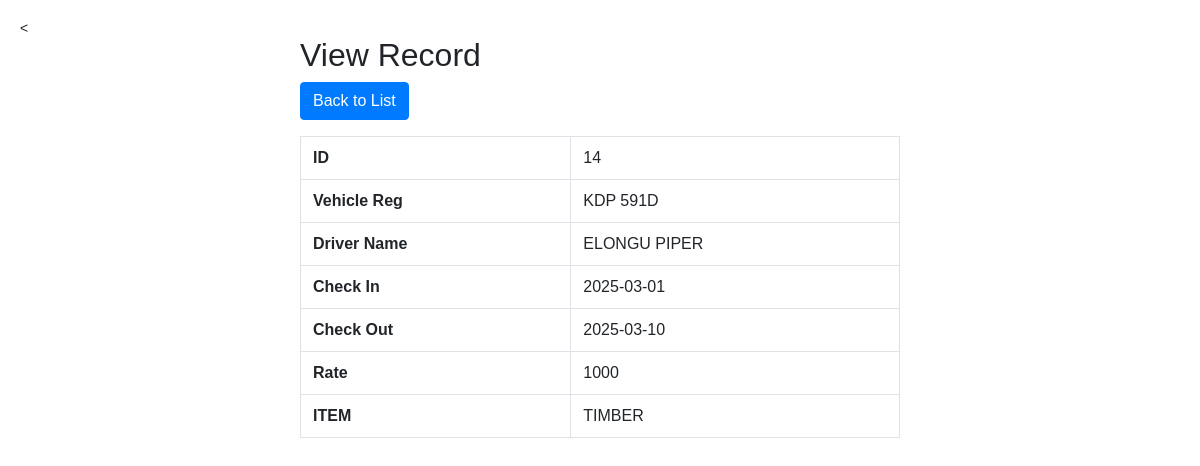
Page /read.php?id=14 on the committed database.
### tables this page shows
CREATE TABLE `info` (
  `vehicle_reg` varchar(200) NOT NULL,
  `driver_name` varchar(200) NOT NULL,
  `check_inn` date NOT NULL,
  `check_out` date NOT NULL,
  `rate` int(200) NOT NULL,
  `ITEM` varchar(200) NOT NULL,
  `time` int(128) NOT NULL,
  `tot_amount` int(128) NOT NULL,
  `id` int(11) NOT NULL
);

### read.php (the view, shortened to what this page needs)
<?php
require_once "config.php";
if (isset($_GET["id"]) && !empty(trim($_GET["id"]))) {
    $sql = "SELECT * FROM info WHERE id = ?";
    if ($stmt = mysqli_prepare($link, $sql)) {
        mysqli_stmt_bind_param($stmt, "i", $param_id);
        if (mysqli_stmt_execute($stmt)) {
            $result = mysqli_stmt_get_result($stmt);
            if (mysqli_num_rows($result) == 1) {
                $row = mysqli_fetch_assoc($result);
            } else {
                header("location: error.php");
                exit();
            }
        } else {
            echo "Oops! Something went wrong. Please try again later.";
        }
    }
} else {
    header("location: error.php");
    exit();
}
?>
<!DOCTYPE html>
<html lang="en">
<head>
    <link rel="stylesheet" href="https://stackpath.bootstrapcdn.com/bootstrap/4.5.2/css/bootstrap.min.css">
</head>
<body>
    <div class="wrapper">
        <h2>View Record</h2>
        <a href="display.php" class="btn btn-primary">Back to List</a>
        <table class="table table-bordered mt-3">
            <tr>
                <th>ID</th>
                <td><?php echo htmlspecialchars($row["id"]); ?></td>
            </tr>
            <tr>
                <th>Vehicle Reg</th>
                <td><?php echo htmlspecialchars($row["vehicle_reg"]); ?></td>
            </tr>
            <tr>
                <th>Driver Name</th>
                <td><?php echo htmlspecialchars($row["driver_name"]); ?></td>
            </tr>
            <tr>
                <th>Check In</th>
                <td><?php echo htmlspecialchars($row["check_inn"]); ?></td>
            </tr>
            <tr>
                <th>Check Out</th>
                <td><?php echo htmlspecialchars($row["check_out"]); ?></td>
            </tr>
            <tr>
                <th>Rate</th>
                <td><?php echo htmlspecialchars($row["rate"]); ?></td>
            </tr>
            <tr>
                <th>ITEM</th>
                <td><?php echo htmlspecialchars($row["ITEM"]); ?></td>
            </tr>
        </table>
    </div>
</body>
</html>

### read.php (style rules this page uses)
body { font: 14px sans-serif; margin: 20px; }
.wrapper { width: 600px; margin: auto; }

### rows in the picture
info: id "14", vehicle_reg "KDP 591D", driver_name "ELONGU PIPER", check_inn "2025-03-01", check_out "2025-03-10", rate "1000", ITEM "TIMBER"
